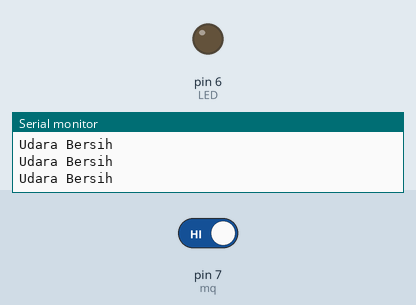
Simulated run of this sketch. Board: Arduino Uno, built with avr-gcc and run on an emulated ATmega328P. Parts: output pins drawn as LEDs (lit = HIGH), the last lines printed to the serial monitor. The inputs (shaded band) are chosen by the test bench; at power-on: pin 7 (mq) HIGH.

Above: at 2.8 s.
2.9 s: pin 7 (mq) driven LOW
At 3.4 s:
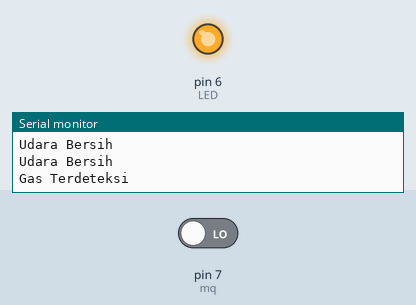
4.5 s: pin 7 (mq) driven HIGH
At 6.1 s:
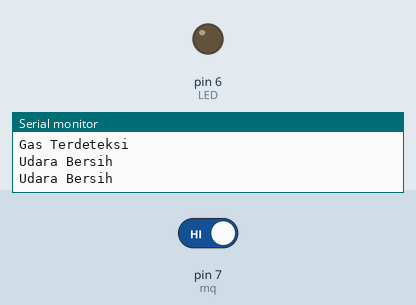
Timing chart, 0 to 7.6 s (numbered marks = the images above; inputs shaded):
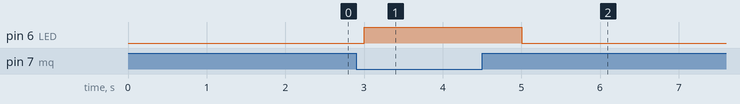

Measured:
- after the input at 2.9 s, pin 6 (LED): LOW → HIGH after 0.10 s
- after the input at 4.5 s, pin 6 (LED): HIGH → LOW after 0.50 s

The sketch:

mqWithLED.ino
```cpp
#define mq 7
#define LED 6

void setup() {
  Serial.begin(9600);
  pinMode(mq, INPUT);
  pinMode(LED, OUTPUT);

}

void loop() {
  int gas = digitalRead(mq);

  if(gas == LOW){
    Serial.println("Gas Terdeteksi");
    digitalWrite(LED, HIGH);
  } else{
    Serial.println("Udara Bersih");
    digitalWrite(LED, LOW);
  }
  delay(1000);
}
```
